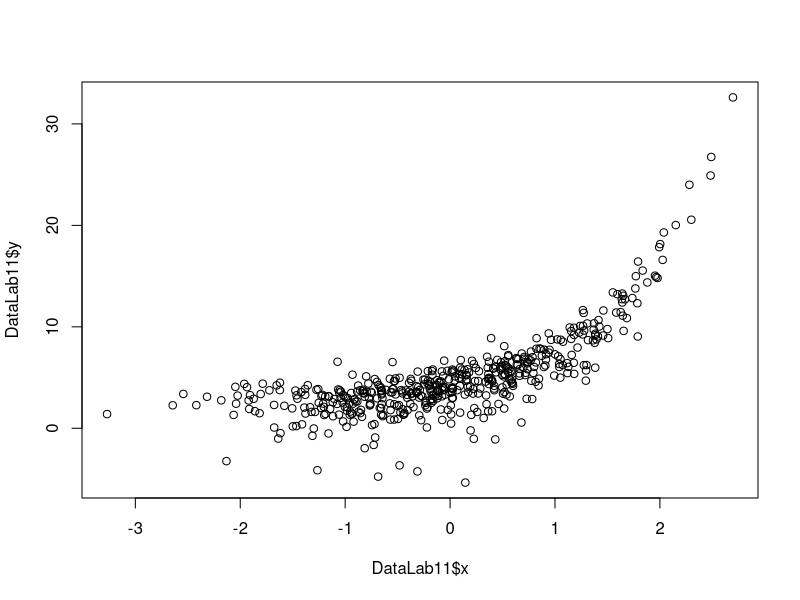
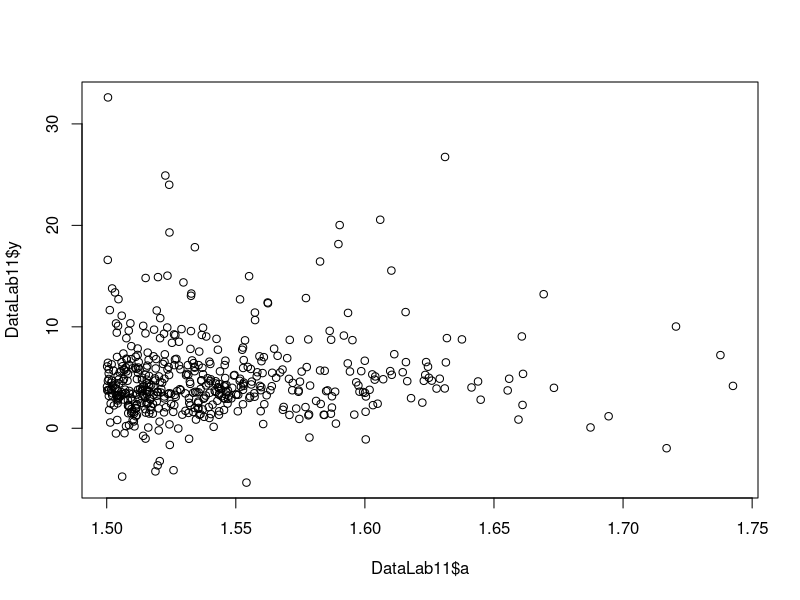
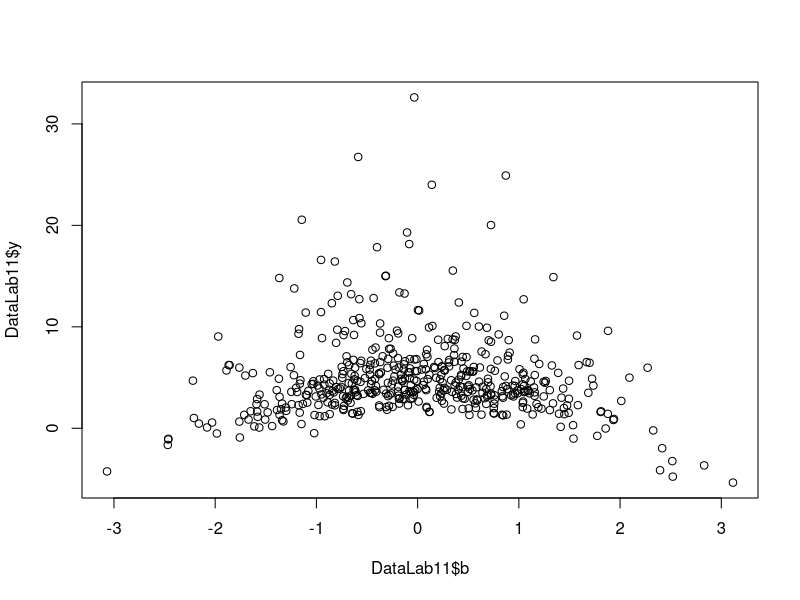
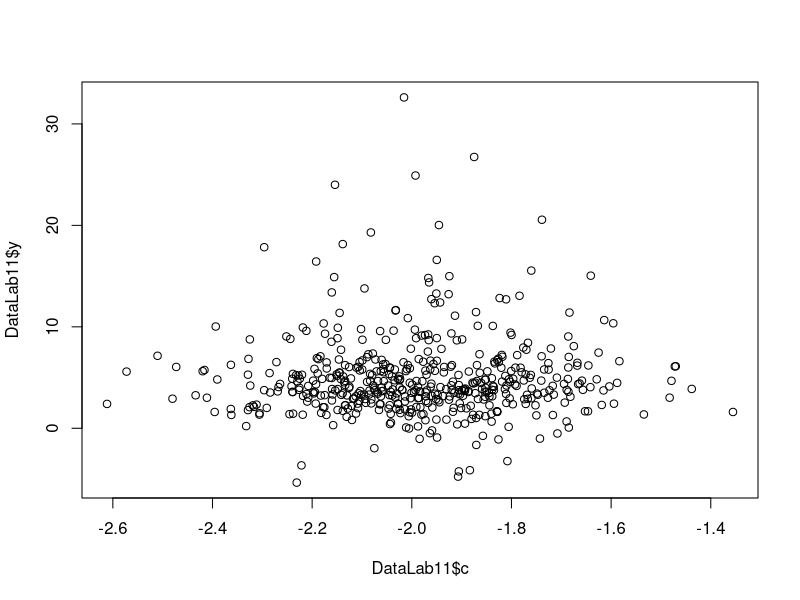
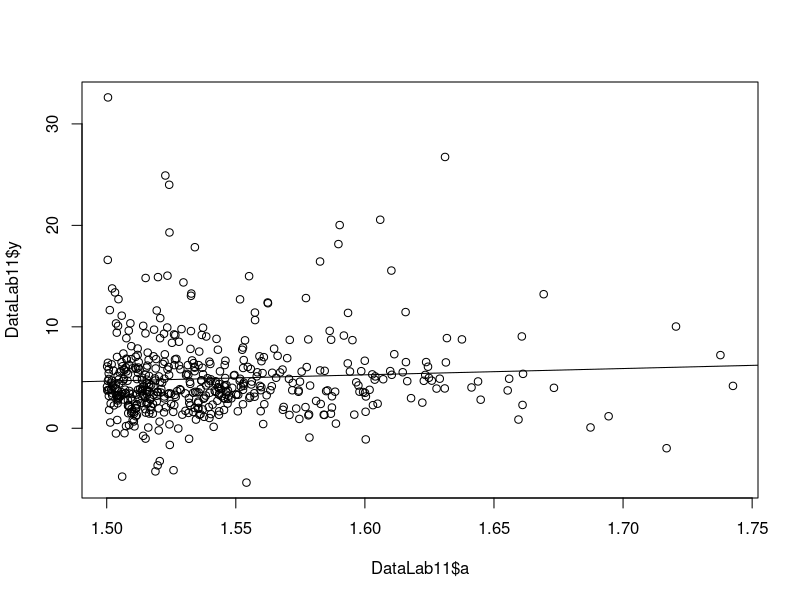
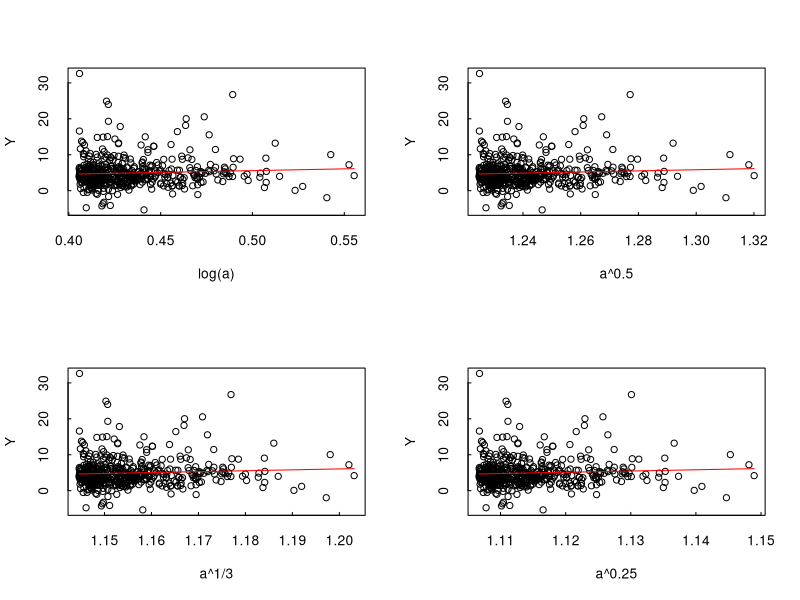
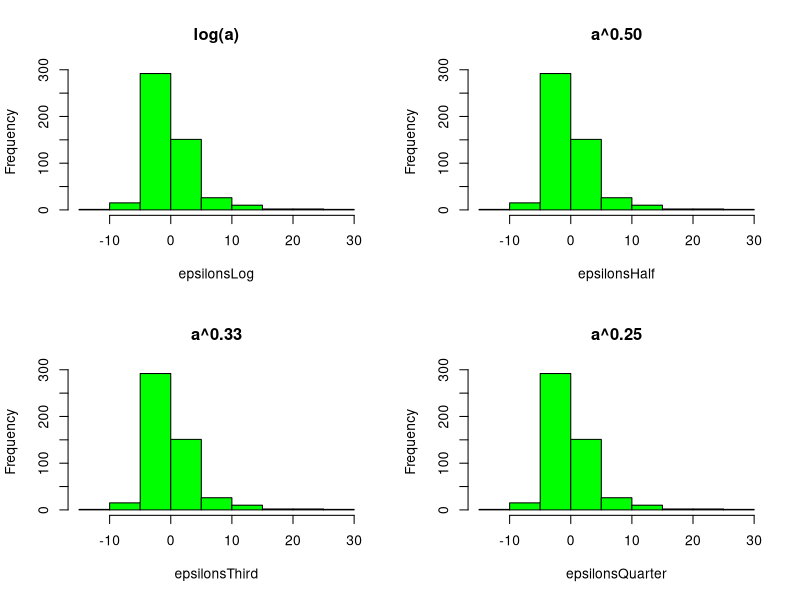
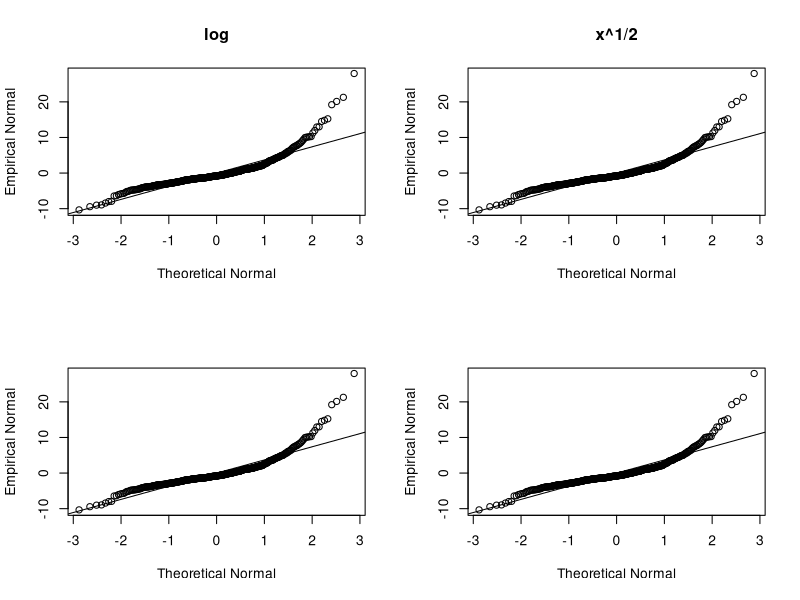

The R source for these figures, in order: (Note: this script raises an error after producing the figures.)
## ---- chunk 1
knitr::opts_chunk$set(echo = TRUE)
## ---- chunk 2
library(readr)
DataLab11 <- read_csv("class11_LAB_dataFrame_20190930T2158.csv")


## ---- chunk 3

plot(DataLab11$x,DataLab11$y)
plot(DataLab11$a, DataLab11$y)
plot(DataLab11$b, DataLab11$y)
plot(DataLab11$c, DataLab11$y)



## ---- chunk 4
# For relationship between x and y appears non linear and thus breaks the Linearity assumption.

## ---- chunk 5
model1= lm(y~a, data = DataLab11)
plot(DataLab11$a, DataLab11$y)
abline (model1)

#There appears to be a very slight positive relationship between a and y. However, in reality all the data points are mostly clustured between 1.5 and 1.6. This breaks our equal variance assumption.

## ---- chunk 6
options(repr.plot.width=7*1, repr.plot.height=7)
par(mfrow=c(2,2))
transformedA = log(DataLab11$a)
plot(transformedA,DataLab11$y,xlab='log(a)',ylab='Y',tck = 0.02)
model <- lm(y~log(a),data=DataLab11)

predictions <- predict.lm(model,data.frame(a=DataLab11$a))
lines(transformedA
      ,predictions
      ,col='red')

transformedA = (DataLab11$a)^0.5
plot(DataLab11$a^0.5,DataLab11$y,xlab='a^0.5',ylab='Y',tck = 0.02)
model <- lm(y~I(a^0.5),data=DataLab11)

predictions <- predict.lm(model,data.frame(a=DataLab11$a))
lines(transformedA
      ,predictions
      ,col='red')

transformedA = (DataLab11$a)^0.333
plot(DataLab11$a^0.333,DataLab11$y,xlab='a^1/3',ylab='Y',tck = 0.02)
model <- lm(y~I(a^0.333),data=DataLab11)

predictions <- predict.lm(model,data.frame(a=DataLab11$a))
lines(transformedA
      ,predictions
      ,col='red')

transformedA = (DataLab11$a)^0.25
plot(DataLab11$a^0.25,DataLab11$y,xlab='a^0.25',ylab='Y',tck = 0.02)
model <- lm(y~I(a^0.25),data=DataLab11)

predictions <- predict.lm(model,data.frame(a=DataLab11$a))
lines(transformedA
      ,predictions
      ,col='red')


#there appears to be a slightly positive relationship between a and y even after transforming the variable a in 4 different ways.



## ---- chunk 7
options(repr.plot.width=8, repr.plot.height=8)
par(mfrow=c(2,2))

modelLog <- lm(y~log(a),data=DataLab11)
epsilonsLog <- residuals(modelLog)
hist(epsilonsLog,col='green', main="log(a)")

modelHalf <- lm(y~I(a^0.5),data=DataLab11)
epsilonsHalf <- residuals(modelHalf)
hist(epsilonsHalf, col='green',main="a^0.50")


modelThird <- lm(y~I(a^0.33),data=DataLab11)
epsilonsThird <- residuals(modelThird)
hist(epsilonsThird,col='green',main="a^0.33")


modelQuarter <- lm(y~I(a^0.25),data=DataLab11)
epsilonsQuarter <- residuals(modelQuarter)
hist(epsilonsQuarter, col='green',main="a^0.25")
## ---- chunk 8
par(mfrow=c(2,2))

# plot 1
epsilonsLog = sort(epsilonsLog)
N = length(epsilonsLog)
probs = seq(1,N)/(N+1)
theoreticalNormal = qnorm(probs)

plot(theoreticalNormal,epsilonsLog
     ,xlab='Theoretical Normal'
     ,ylab='Empirical Normal')
abline(lm(epsilonsLog~theoreticalNormal))
title('log')

# plot 2
epsilonsHalf = sort(epsilonsHalf)
N = length(epsilonsHalf)
probs = seq(1,N)/(N+1)
theoreticalNormal = qnorm(probs)

plot(theoreticalNormal,epsilonsHalf
     ,xlab='Theoretical Normal'
     ,ylab='Empirical Normal')
abline(lm(epsilonsHalf~theoreticalNormal))
title('x^1/2')


# plot 3
epsilonsThird = sort(epsilonsThird)
N = length(epsilonsThird)
probs = seq(1,N)/(N+1)
theoreticalNormal = qnorm(probs)

plot(theoreticalNormal,epsilonsThird
     ,xlab='Theoretical Normal'
     ,ylab='Empirical Normal')
abline(lm(epsilonsThird~theoreticalNormal))


# plot 4
epsilonsQuarter = sort(epsilonsQuarter)
N = length(epsilonsQuarter)
probs = seq(1,N)/(N+1)
theoreticalNormal = qnorm(probs)

plot(theoreticalNormal,epsilonsQuarter
     ,xlab='Theoretical Normal'
     ,ylab='Empirical Normal')
abline(lm(epsilonsQuarter~theoreticalNormal))

## ---- chunk 9
# write a comment

#After computing the residual and qq plot of the 4 models, it appears that none of the data transformation satisfies the normality assumption.

## ---- chunk 10
par(mfrow=c(2,2))

MLRmodellog= lm(y~log(a)+x+b+c, data = DataLab11)
epsilonsLog1 <- residuals(MLRmodellog)
hist(epsilonsLog1, col='yellow',main="log(a)")


MLRmodelhalf= lm(y~I(a^0.5)+x+b+c, data = DataLab11)
epsilonshalf1 <- residuals(MLRmodelhalf)
hist(epsilonshalf1, col='yellow',main="(a^0.5)")


MLRmodelthird= lm(y~I(a^0.33)+x+b+c, data = DataLab11)
epsilonsthird1 <- residuals(MLRmodelthird)
hist(epsilonsthird1, col='yellow',main="(a^0.33)")

MLRmodelquarter= lm(y~I(a^0.25)+x+b+c, data = DataLab11)
epsilonsquarter1 <- residuals(MLRmodelquarter)
hist(epsilonsquarter1, col='yellow',main="(a^0.25)")




## ---- chunk 11

par(mfrow=c(2,2))

# plot 1
epsilonsLog1 = sort(epsilonsLog1)
N = length(epsilonsLog1)
probs = seq(1,N)/(N+1)
theoreticalNormal1 = qnorm(probs)

plot(theoreticalNormal1,epsilonsLog1
     ,xlab='Theoretical Normal1'
     ,ylab='Empirical Normal1')
abline(lm(epsilonsLog1~theoreticalNormal1))
title('log')

# plot 2
epsilonshalf1 = sort(epsilonshalf1)
N = length(epsilonshalf1)
probs = seq(1,N)/(N+1)
theoreticalNormal1 = qnorm(probs)

plot(theoreticalNormal1,epsilonshalf1
     ,xlab='Theoretical Normal1'
     ,ylab='Empirical Normal1')
abline(lm(epsilonshalf1~theoreticalNormal1))
title('a^1/2')


# plot 3
epsilonsthird1 = sort(epsilonsthird1)
N = length(epsilonsthird1)
probs = seq(1,N)/(N+1)
theoreticalNormal1 = qnorm(probs)

plot(theoreticalNormal1,epsilonsthird1
     ,xlab='Theoretical Normal1'
     ,ylab='Empirical Normal1')
abline(lm(epsilonsthird1~theoreticalNormal1))
title('a^1/3')

# plot 4
epsilonsquarter1 = sort(epsilonsquarter1)
N = length(epsilonsquarter1)
probs = seq(1,N)/(N+1)
theoreticalNormal1 = qnorm(probs)

plot(theoreticalNormal1,epsilonsquarter1
     ,xlab='Theoretical Normal1'
     ,ylab='Empirical Normal1')
abline(lm(epsilonsquarter1~theoreticalNormal1))
title('a^1/4')

## ---- chunk 12

MLRmodel= lm(y~a+x+b+c, data = DataLab11)
plot(MLRmodel)
#After computing the multiple linear regression including variables b, c and d, our model does not change at all. It does not meet the equal variance assumption because we see from the residual vs fitted plot that there is a clear pattern of the residuals. Additionally, from the normal q-q plot, the MLR model fails the normality assumption.

MLRmodelTransform2= lm(y~I(x^0.5)+ log(a)+b+c, data = DataLab11)
plot(MLRmodellog2)

#After looking at the scatterplots above, I chose to transform x to x^0.5 and executed a log transformation on a. The results show that the residuals are spread across more evenly and the q-q plot shows that this transformed model fits the normality assumption much better.

